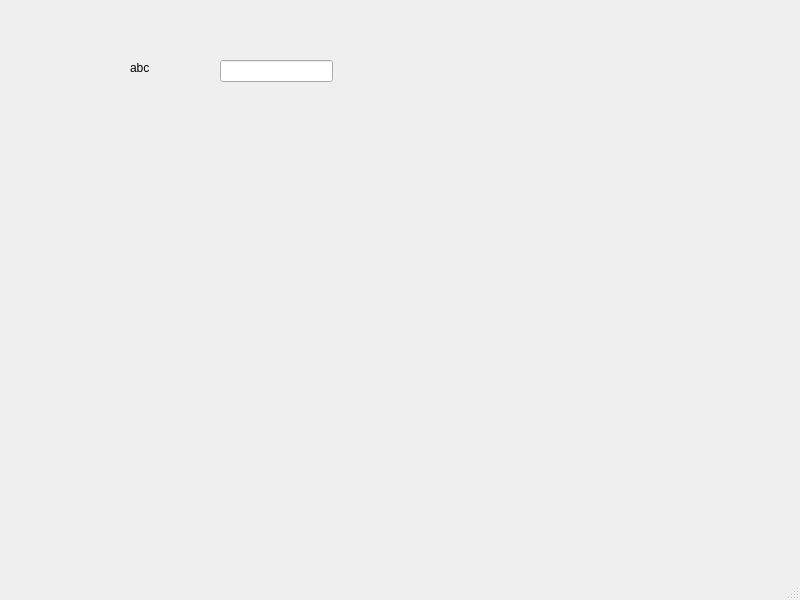
<?xml version="1.0" encoding="UTF-8"?>
<ui version="4.0">
 <class>MainWindow</class>
 <widget class="QMainWindow" name="MainWindow">
  <property name="geometry">
   <rect>
    <x>0</x>
    <y>0</y>
    <width>800</width>
    <height>600</height>
   </rect>
  </property>
  <property name="windowTitle">
   <string>MainWindow</string>
  </property>
  <widget class="QWidget" name="centralwidget">
   <widget class="QLineEdit" name="lineEdit">
    <property name="geometry">
     <rect>
      <x>220</x>
      <y>60</y>
      <width>113</width>
      <height>22</height>
     </rect>
    </property>
   </widget>
   <widget class="QLabel" name="label">
    <property name="geometry">
     <rect>
      <x>130</x>
      <y>60</y>
      <width>55</width>
      <height>16</height>
     </rect>
    </property>
    <property name="text">
     <string>abc</string>
    </property>
   </widget>
  </widget>
  <widget class="QMenuBar" name="menubar">
   <property name="geometry">
    <rect>
     <x>0</x>
     <y>0</y>
     <width>800</width>
     <height>26</height>
    </rect>
   </property>
  </widget>
  <widget class="QStatusBar" name="statusbar"/>
 </widget>
 <resources/>
 <connections/>
</ui>
